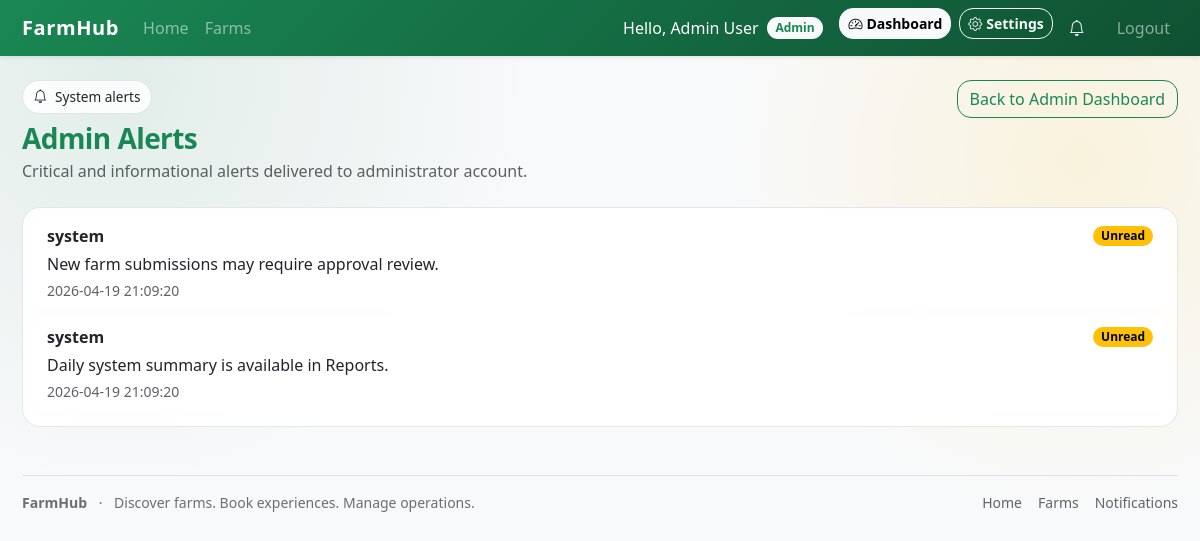
The app's page /public/admin/alerts (signed in) with its own data.
### tables this page shows
CREATE TABLE IF NOT EXISTS notifications (
  id INT UNSIGNED AUTO_INCREMENT PRIMARY KEY,
  user_id INT UNSIGNED NOT NULL,
  type ENUM('booking','reminder','owner_alert','system') NOT NULL DEFAULT 'booking',
  message TEXT NOT NULL,
  is_read TINYINT(1) NOT NULL DEFAULT 0,
  read_at TIMESTAMP NULL DEFAULT NULL,
  created_at TIMESTAMP NOT NULL DEFAULT CURRENT_TIMESTAMP,
  INDEX idx_notifications_user (user_id),
  CONSTRAINT fk_notifications_user
    FOREIGN KEY (user_id) REFERENCES users(id)
    ON DELETE RESTRICT
    ON UPDATE CASCADE
);

### app/controllers/AdminAlertController.php (called while the page is built, shortened)
<?php
class AdminAlertController extends BaseController
{
    public function index(): void
    {
        $adminId = (int)($this->user()['id'] ?? 0);
        $notifModel = new Notification();
        $alerts = $notifModel->getAlertsForUser($adminId, 50);
        $this->view('admin/alerts/index', ['alerts' => $alerts]);
    }
}

### core/Router.php (called while the page is built, shortened)
<?php
class Router
{
    private array $routes = [
        'GET' => [],
        'POST' => [],
    ];
    public function get(string $path, string $handler): void
    {
        $this->routes['GET'][$this->normalize($path)] = $handler;
    }
    public function post(string $path, string $handler): void
    {
        $this->routes['POST'][$this->normalize($path)] = $handler;
    }
    public function dispatch(string $uri, string $method): void
    {
        $rawPath = parse_url($uri, PHP_URL_PATH) ?? '/';
        $publicPos = strrpos($rawPath, '/public');
        if ($publicPos !== false) {
            $path = substr($rawPath, $publicPos + strlen('/public'));
        } else {
            $path = $rawPath;
        }
        $path = $this->normalize($path);
        $method = strtoupper($method);
        $handler = $this->routes[$method][$path] ?? null;
        [$controllerName, $action] = explode('@', $handler);
        $controller = new $controllerClass();
        $controller->$action();
    }
    private function normalize(string $path): string
    {
        $path = rtrim($path, '/');
        return $path === '' ? '/' : $path;
    }
}

### public/index.php (called while the page is built, shortened)
<?php
require_once dirname(__DIR__) . '/core/bootstrap.php';
$router = new Router();
$router->get('/', 'HomeController@index');
$router->get('/farms', 'FarmController@index');
$router->get('/farm/view', 'FarmController@show');
$router->post('/search/farms', 'FarmController@search');
$router->post('/favorite/toggle', 'FarmController@toggleFavorite');
$router->get('/visitor/favorites', 'FarmController@favorites');
$router->post('/review/submit', 'FarmController@submitReview');
$router->post('/review/delete', 'FarmController@deleteReview');
$router->post('/review/reply', 'FarmController@ownerReplyReview');
$router->post('/review/reply-delete', 'FarmController@ownerDeleteReply');
$router->post('/review/admin-delete', 'FarmController@adminDeleteReview');
$router->get('/login', 'AuthController@showLogin');
$router->post('/login', 'AuthController@login');
$router->get('/register', 'AuthController@showRegister');
$router->post('/register', 'AuthController@register');
$router->get('/logout', 'AuthController@logout');
$router->get('/booking/availability', 'BookingController@availability');
$router->post('/booking/create', 'BookingController@create');
$router->post('/booking/update-status', 'BookingController@updateStatus');
$router->post('/booking/cancel', 'BookingController@cancel');
$router->get('/dashboard/owner', 'OwnerDashboardController@index');
$router->get('/dashboard/owner/bookings', 'OwnerDashboardController@bookings');
$router->get('/dashboard/admin', 'AdminDashboardController@index');
$router->get('/dashboard/visitor', 'VisitorDashboardController@index');
$router->get('/visitor/bookings', 'VisitorDashboardController@bookings');
$router->get('/owner/farms', 'OwnerFarmController@index');
$router->get('/owner/farm/create', 'OwnerFarmController@create');
$router->post('/owner/farm/store', 'OwnerFarmController@store');
$router->get('/owner/farm/edit', 'OwnerFarmController@edit');
$router->post('/owner/farm/update', 'OwnerFarmController@update');
$router->post('/owner/farm/delete', 'OwnerFarmController@delete');
$router->post('/owner/farm/image/delete', 'OwnerFarmController@deleteImage');
$router->get('/owner/farm/activities', 'OwnerActivityController@index');
$router->get('/owner/farm/activity/create', 'OwnerActivityController@create');
$router->post('/owner/farm/activity/store', 'OwnerActivityController@store');
$router->get('/owner/farm/activity/edit', 'OwnerActivityController@edit');
$router->post('/owner/farm/activity/update', 'OwnerActivityController@update');
$router->post('/owner/farm/activity/delete', 'OwnerActivityController@delete');
$router->get('/owner/farm/schedules', 'OwnerScheduleController@index');
$router->get('/owner/farm/schedule/create', 'OwnerScheduleController@create');
$router->post('/owner/farm/schedule/store', 'OwnerScheduleController@store');
$router->get('/owner/farm/schedule/edit', 'OwnerScheduleController@edit');
$router->post('/owner/farm/schedule/update', 'OwnerScheduleController@update');
$router->post('/owner/farm/schedule/delete', 'OwnerScheduleController@delete');
$router->get('/notifications', 'NotificationController@index');
$router->post('/notifications/mark-read', 'NotificationController@markRead');
$router->get('/notifications/unread-count', 'NotificationController@unreadCount');
$router->get('/settings', 'SettingsController@index');
$router->post('/settings', 'SettingsController@update');
$router->get('/admin/farms', 'AdminFarmController@index');
$router->post('/admin/farms/update-status', 'AdminFarmController@updateStatus');
$router->get('/admin/users', 'AdminUserController@index');
$router->post('/admin/users/update-role', 'AdminUserController@updateRole');
$router->post('/admin/users/toggle-status', 'AdminUserController@toggleStatus');
$router->get('/admin/reports', 'AdminReportController@index');
$router->post('/admin/reports/generate', 'AdminReportController@generate');
$router->get('/admin/activity', 'AdminActivityController@index');
$router->get('/admin/alerts', 'AdminAlertController@index');
$router->dispatch($_SERVER['REQUEST_URI'], $_SERVER['REQUEST_METHOD']);

### core/helpers.php (called while the page is built, shortened)
<?php
function base_url(string $path = ''): string
{
    $scheme = (!empty($_SERVER['HTTPS']) && $_SERVER['HTTPS'] !== 'off') ? 'https' : 'http';
    $host = $_SERVER['HTTP_HOST'] ?? 'localhost';
    $base = rtrim(str_replace('/public', '', dirname($_SERVER['SCRIPT_NAME'] ?? '')), '/');
    return $scheme . '://' . $host . $base . '/public' . ($path ? '/' . ltrim($path, '/') : '');
}
function e(string $value): string
{
    return htmlspecialchars($value, ENT_QUOTES, 'UTF-8');
}

### core/bootstrap.php (called while the page is built, shortened)
<?php
spl_autoload_register(function (string $class): void {
    $prefixes = [
        'Core\\' => dirname(__DIR__) . '/core/',
        'Controllers\\' => dirname(__DIR__) . '/app/controllers/',
        'Models\\' => dirname(__DIR__) . '/app/models/',
    ];
    foreach ($prefixes as $prefix => $baseDir) {
        $len = strlen($prefix);
        if (strncmp($class, $prefix, $len) !== 0) {
            continue;
        }
        $relativeClass = substr($class, $len);
        $file = $baseDir . str_replace('\\', '/', $relativeClass) . '.php';
        if (file_exists($file)) {
            return;
        }
    }
});
require_once dirname(__DIR__) . '/core/helpers.php';

### config/database.php (called while the page is built, shortened)
<?php
return [
    'host' => 'localhost',
    'dbname' => 'farmhub',
    'user' => 'root',
    'password' => '',
];

### core/Database.php (called while the page is built, shortened)
<?php
class Database
{
    private static ?PDO $instance = null;
    public static function getInstance(): PDO
    {
        if (self::$instance === null) {
            $config = require dirname(__DIR__) . '/config/database.php';
            $dsn = sprintf(
                'mysql:host=%s;dbname=%s;charset=utf8mb4',
                $config['host'],
                $config['dbname']
            );
            try {
                self::$instance = new PDO($dsn, $config['user'], $config['password'], [
                    PDO::ATTR_ERRMODE => PDO::ERRMODE_EXCEPTION,
                    PDO::ATTR_DEFAULT_FETCH_MODE => PDO::FETCH_ASSOC,
                    PDO::ATTR_EMULATE_PREPARES => false,
                ]);
            } catch (PDOException $e) {
                error_log('Database connection error: ' . $e->getMessage());
                http_response_code(500);
                echo 'Database connection error.';
                exit;
            }
        }
        return self::$instance;
    }
}

### core/BaseModel.php (called while the page is built, shortened)
<?php
abstract class BaseModel
{
    public function __construct()
    {
        $this->db = Database::getInstance();
    }
}

### app/models/Notification.php (called while the page is built, shortened)
<?php
class Notification extends BaseModel
{
    public function getAlertsForUser(int $userId, int $limit = 30): array
    {
        $stmt = $this->db->prepare(
            'SELECT *
             FROM notifications
             WHERE user_id = :user_id
               AND type IN (\'system\', \'owner_alert\', \'booking\')
             ORDER BY created_at DESC
             LIMIT :limit'
        );
        $stmt->bindValue(':user_id', $userId, PDO::PARAM_INT);
        $stmt->bindValue(':limit', $limit, PDO::PARAM_INT);
        $stmt->execute();
        return $stmt->fetchAll(PDO::FETCH_ASSOC);
    }
}

### app/views/admin/alerts/index.php (the view, shortened to what this page needs)
<div class="d-flex justify-content-between align-items-start flex-wrap gap-3 mb-4">
    <div>
        <div class="fh-chip d-inline-flex align-items-center gap-2 mb-2">
            <i class="bi bi-bell"></i>
            <span>System alerts</span>
        </div>
        <h1 class="h3 fw-bold text-success fh-section-title mb-1">Admin Alerts</h1>
        <p class="fh-muted mb-0">Critical and informational alerts delivered to administrator account.</p>
    </div>
    <a class="btn btn-outline-success" href="<?= e(base_url('dashboard/admin')) ?>">Back to Admin Dashboard</a>
</div>
<?php if (!empty($alerts)): ?>
    <div class="list-group fh-card-soft p-2">
        <?php foreach ($alerts as $a): ?>
            <div class="list-group-item border-0 rounded-4 mb-2">
                <div class="d-flex justify-content-between align-items-center">
                    <span class="fw-semibold"><?= e((string)$a['type']) ?></span>
                    <?php if ((int)$a['is_read'] === 0): ?>
                        <span class="badge text-bg-warning">Unread</span>
                    <?php endif; ?>
                </div>
                <div class="mt-1"><?= e((string)$a['message']) ?></div>
                <div class="small fh-muted mt-1"><?= e((string)$a['created_at']) ?></div>
            </div>
        <?php endforeach; ?>
    </div>
<?php else: ?>
    <div class="fh-card-soft p-4">No alerts found for this admin account.</div>
<?php endif; ?>

### public/assets/css/style.css (style rules this page uses)
:root { --fh-radius: 18px; --fh-radius-sm: 14px; --fh-shadow: 0 10px 30px rgba(16, 24, 40, 0.10); --fh-shadow-sm: 0 6px 18px rgba(16, 24, 40, 0.10); --fh-border: rgba(16, 24, 40, 0.10); }
html, body { height: 100%; }
body { font-family: system-ui, -apple-system, BlinkMacSystemFont, "Segoe UI", sans-serif; background: radial-gradient(900px circle at 10% 10%, rgba(25, 135, 84, 0.10), transparent 45%), radial-gradient(700px circle at 90% 20%, rgba(255, 193, 7, 0.12), transparent 50%), #f7f8fa; }
.fh-card-soft { border: 1px solid var(--fh-border) !important; border-radius: var(--fh-radius) !important; background: rgba(255, 255, 255, 0.88); }
.fh-section-title { letter-spacing: -0.02em; }
.fh-muted { color: rgba(33, 37, 41, 0.72) !important; }
.fh-chip { border: 1px solid var(--fh-border); background: rgba(255, 255, 255, 0.85); border-radius: 999px; padding: 0.35rem 0.65rem; font-size: 0.85rem; }
.btn { border-radius: 14px; }
.badge { border-radius: 999px; }

### records on screen
notifications: type "system", is_read "Unread", message "New farm submissions may require approval review.", created_at "2026-04-19 21:09:20"
notifications: type "system", is_read "Unread", message "Daily system summary is available in Reports.", created_at "2026-04-19 21:09:20"

### other values on screen
$_SESSION['user']['name'] "Admin User"
$role "Admin"
